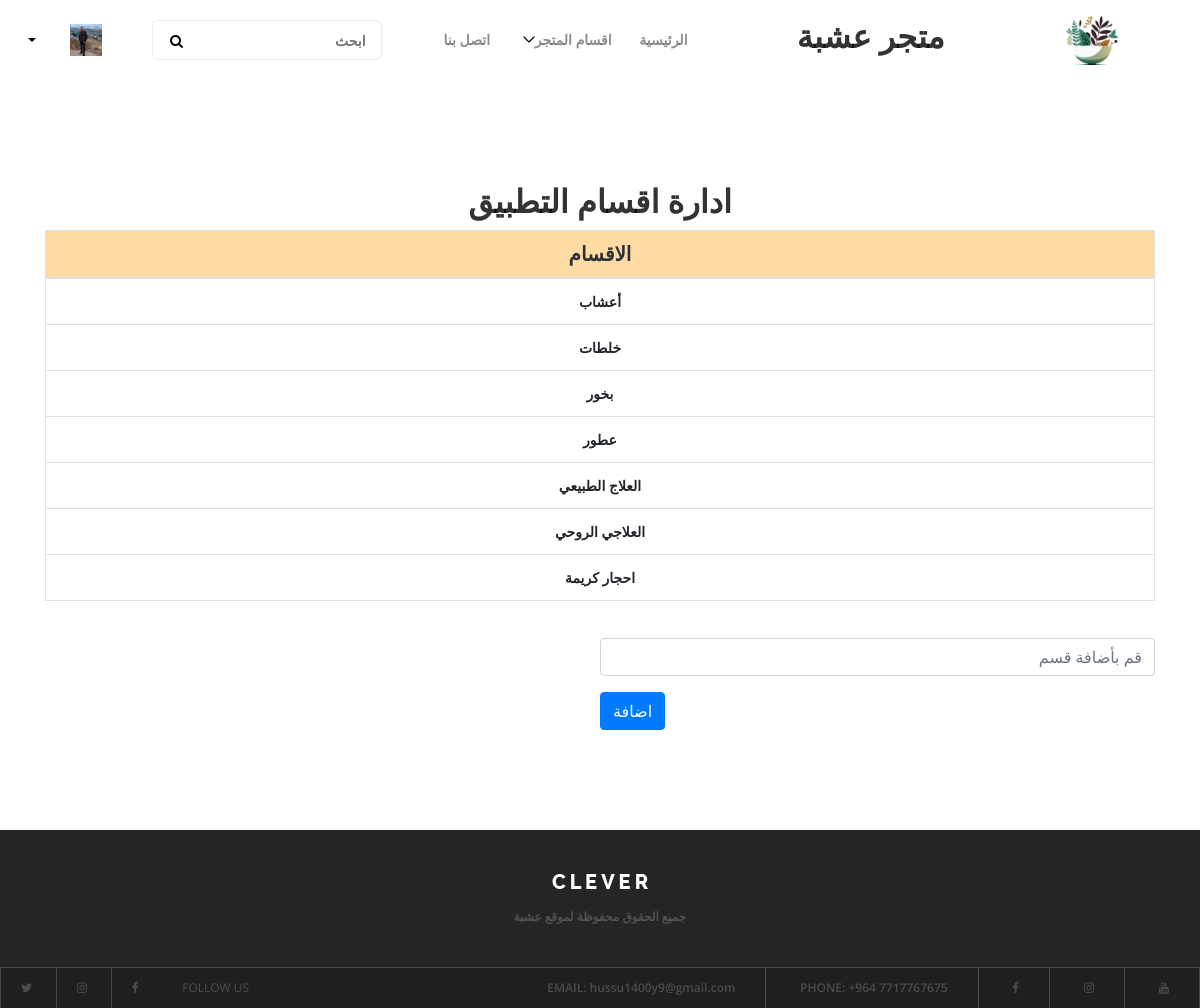
The page /catmanage/ (signed in) on the database as committed earlier.
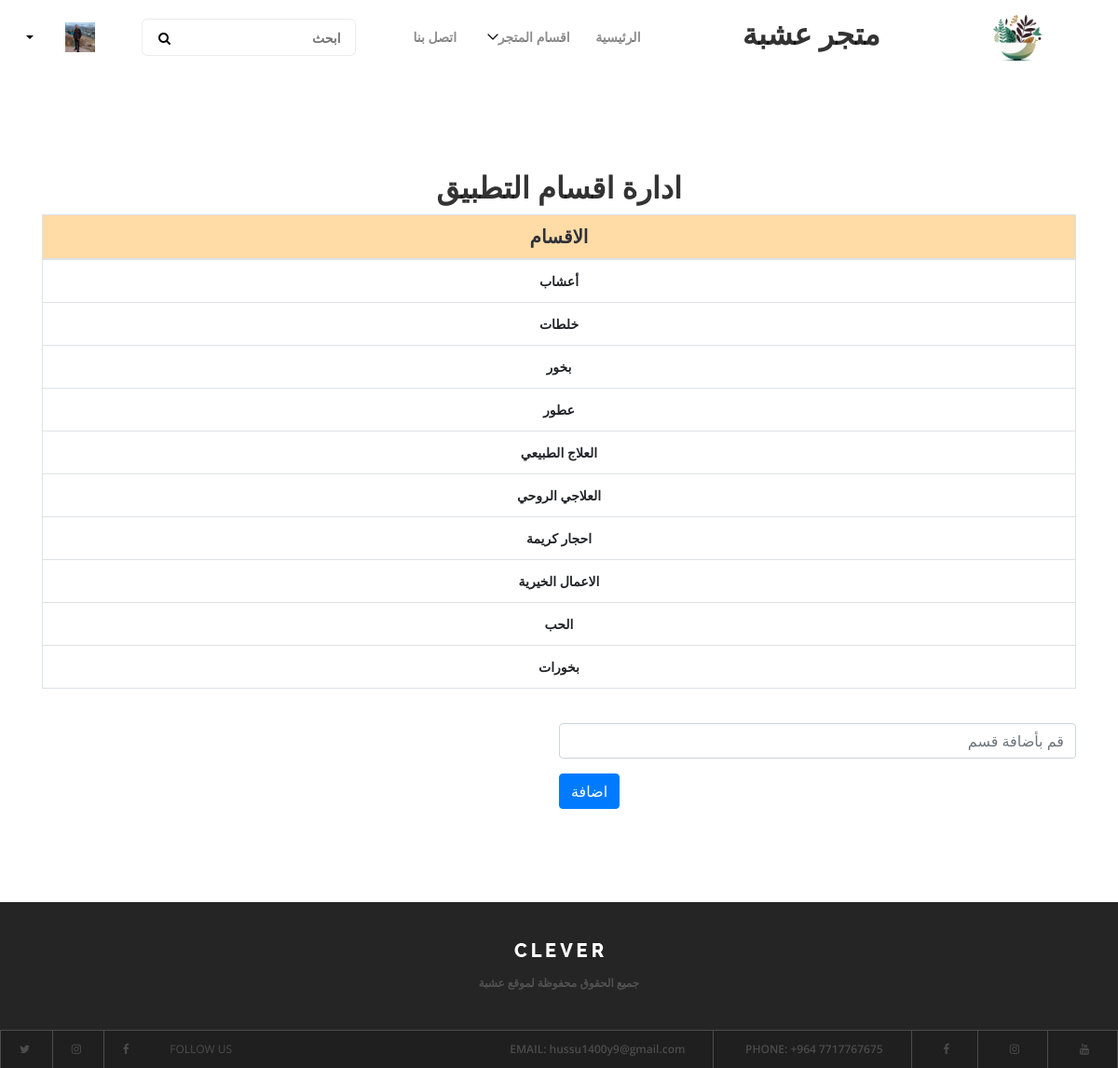
The same page on the database as committed later.
### products/models.py (models this page shows, shortened)
class Category(models.Model):
    cat_name = models.CharField(max_length=150)

### products/views.py (the view)
# urls.py: path('catmanage/',Cating,name="cating"),
def Cating(request):
    if request.user.is_authenticated:
        if request.user.is_staff:
            user = Profile.objects.get(user_id= request.user)
            category = Category.objects.all()
            if request.method == "POST":
                ct =request.POST.get('catname')
                print(ct)
                newcat=Category(cat_name=ct)
                newcat.save()
                return redirect ('cating')
            return render(request,'catsmanage.html',{'cats':category,'users':user})
        else:
            return redirect ('home')
    else:
        return redirect ('home')

### products/templates/catsmanage.html (shortened to what this page needs)
{% extends 'base.html' %}
                {% block container %}
<div class="container">
    <h2 class="text-center">ادارة اقسام التطبيق</h2>
    <table class="table table-bordered" >
        <thead class="tab-menu-heading">
            <tr>
                <th class="text-center font-weight-bold" style="font-size:20px;background-color: #FFDBA6">الاقسام</th>
            </tr>
        </thead>
        <tbody>
            {% for cat in cats %}
            <tr>
                <td style="font-weight:800" class="text-center">{{cat.cat_name}}</td>
            </tr>
{% endfor %}
        </tbody>
    </table>
    <form method="POST" style="width:50%">
        <div class="form-group">
        <br>
            <input type="text" class="form-control" name="catname" placeholder="قم بأضافة قسم">
        </div>
        <button type="submit" class="btn btn-primary">اضافة</button>
    </form>
</div>
{% endblock container %}

Rows that differ between the two databases and show on the page:
added Category: cat_name "الاعمال الخيرية"
added Category: cat_name "الحب"
added Category: cat_name "بخورات"
